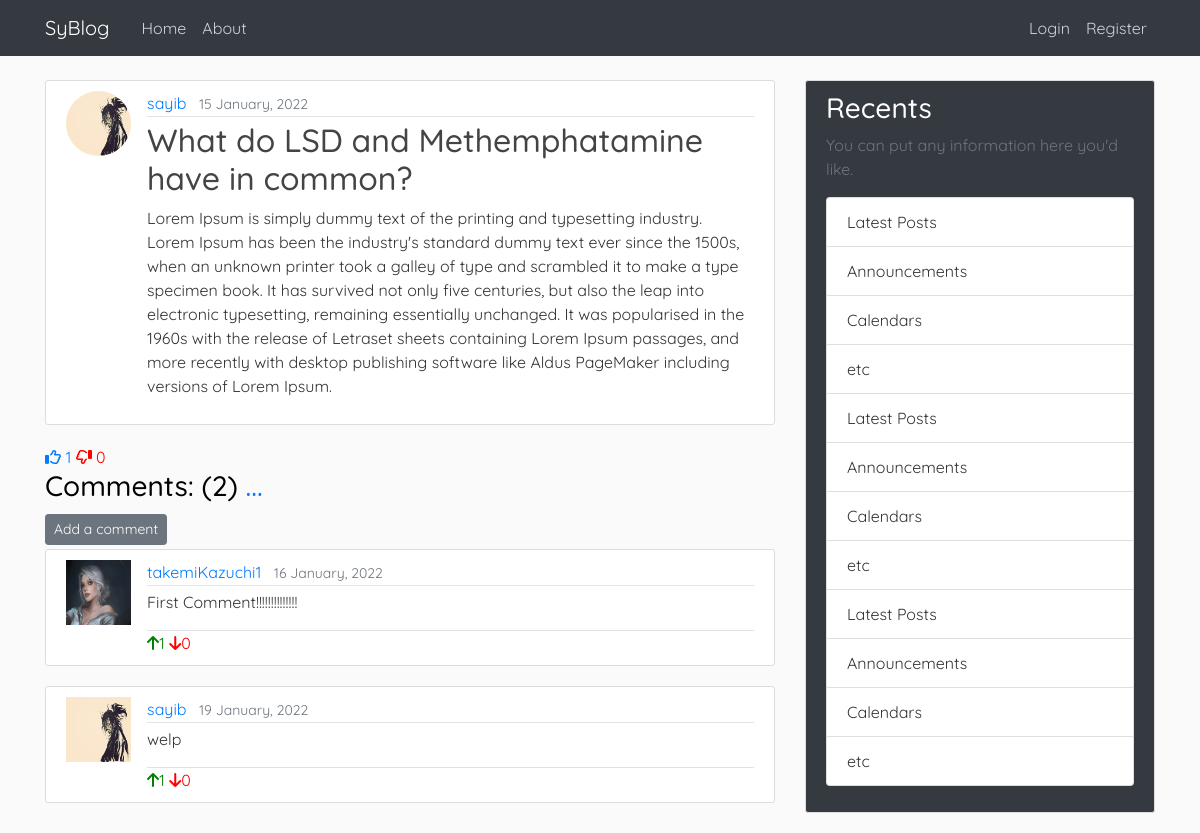
/post/2/, run on an earlier commit of the app's database.
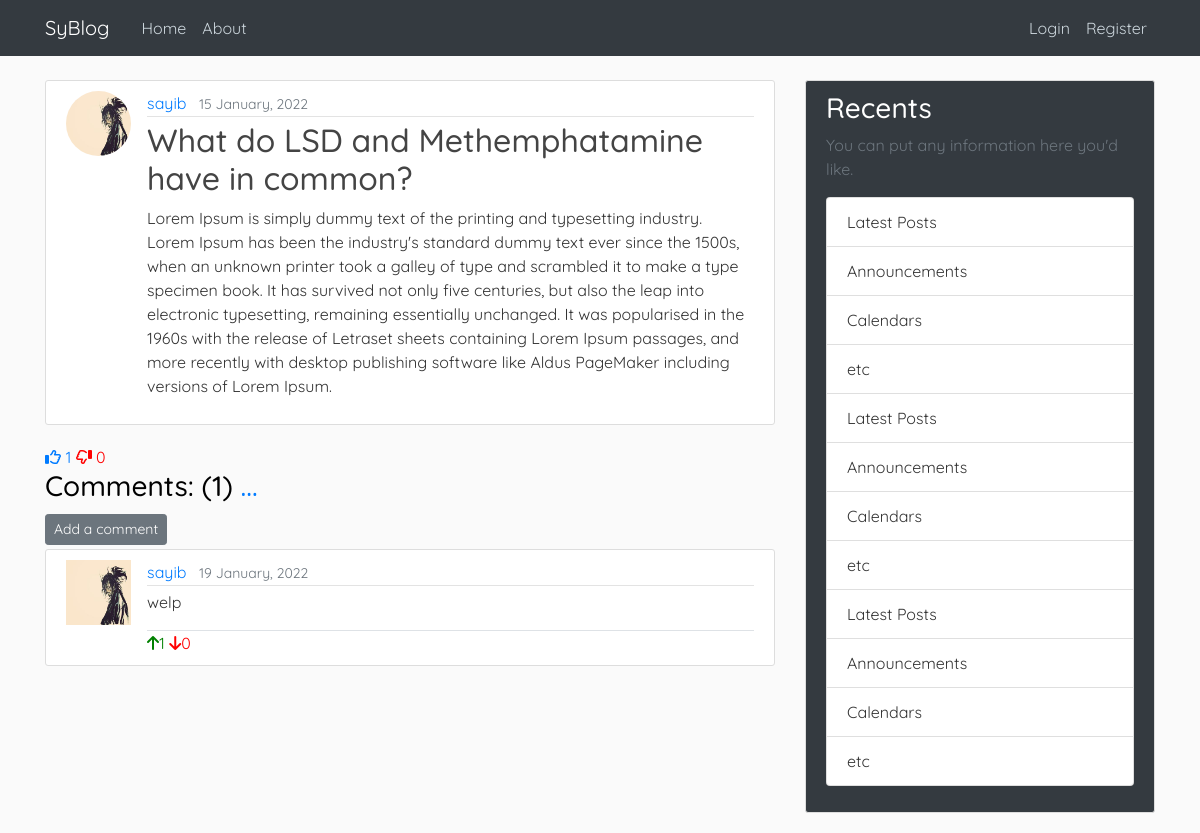
And on a later commit of the database.
### blog/models.py (models this page shows, shortened)
class Post(models.Model):
    title = models.CharField(max_length=100)
    content = models.TextField()
    date_posted = models.DateTimeField(default=timezone.now)
    author = models.ForeignKey(User, on_delete=models.CASCADE)
    likes = models.ManyToManyField(User, related_name="blog_likes")
    dislikes = models.ManyToManyField(User, related_name="blog_dislikes")
    def likes_count(self):
        return self.likes.count()
    def dislikes_count(self):
        return self.dislikes.count()

class Comment(models.Model):
    body = models.TextField()
    date_posted = models.DateTimeField(default=timezone.now)
    author = models.ForeignKey(User, on_delete=models.CASCADE, related_name="comments")
    post = models.ForeignKey(Post, on_delete=models.CASCADE, related_name="comments")
    likes = models.ManyToManyField(User, related_name="comment_likes")
    dislikes = models.ManyToManyField(User, related_name="comment_dislikes")
    def likes_count(self):
        return self.likes.count()
    def dislikes_count(self):
        return self.dislikes.count()

### users/models.py (models this page shows, shortened)
class Profile(models.Model):
    user = models.OneToOneField(User, on_delete=models.CASCADE)
    image = models.ImageField(default = "default.jpg", upload_to='profile_pics')

### blog/views.py (the view)
# urls.py: path('post/<int:pk>/', PostDetailView.as_view(), name="post-detail"),
class PostDetailView(DetailView):
    model = Post

### friend/context_processors.py (called while the page is built)
def requests_to_base(requests):
    receivers = dict(Counter([req.receiver for req in FriendRequest.objects.all()]))
    return {'receivers': receivers}

### blog/templates/blog/post_detail.html (shortened to what this page needs)
{% extends 'blog/base.html' %}
{% block content %}
    <article class="media content-section">
        <img src="{{ object.author.profile.image.url }}" class="rounded-circle article-img">
        <div class="media-body">
            <div class="article-metadata">
                <a href="#" class="mr-2">{{ object.author }}</a>
                <small class="text-muted">{{ object.date_posted|date:"d F, Y" }}</small>
            </div>
            <h2 class="article-title">{{ object.title }}</h2>
            <p class="article-content">{{ object.content }}</p>
        </div>
    </article>
    <a class="like-btn"  style="text-decoration:none" href="{% url 'post-like' post.id%}"><i class="fa-regular fa-thumbs-up"></i> {{object.likes_count}}</a>
    <a class="like-btn"  style="text-decoration:none; color:red" href="{% url 'post-dislike' post.id%}"><i class="fa-regular fa-thumbs-down fa-flip-horizontal"></i> {{object.dislikes_count}}</a>
    <h3>Comments: ({{object.comments.all.count}}) <a style="cursor:pointer; text-decoration: none" class="expand-comments">...</i></a></h3>
    <div class="comment-section">
        <a class = "btn btn-secondary btn-sm mt-1 mb-1" href="{% url 'add-comment' object.id%}">Add a comment</a>
            {% for comment in object.comments.all %}
                <article class="media content-section">
                <img class="rounded-circle-sm article-img" src="{{comment.author.profile.image.url}}" >
                    <div class="media-body">
                        <div class="article-metadata">
                            <a class="mr-2" href="{% url 'user_display' comment.author.id %}">{{ comment.author }}</a>
                            <small class="text-muted">{{ comment.date_posted|date:"d F, Y" }}</small>
                        </div>
                        <p class="article-content">{{ comment.body }}</p>
                        <div class="border-top">
                            <a class="like-btn"  style="text-decoration:none; color:green" href="{% url 'comment-like' comment.id%}"><i class="fa fa-arrow-up"></i>{{comment.likes_count}}</a>
                            <a class="like-btn"  style="text-decoration:none; color:red" href="{% url 'comment-dislike' comment.id%}"><i class="fa fa-arrow-down"></i>{{comment.dislikes_count}}</a>
                        </div>
                    </div>
                </article>
            {% endfor %}
    </div>
{% endblock content %}

What changed in the data, as far as the page shows it:
removed Comment: author.profile.image (placeholder picture), author "takemiKazuchi1", date_posted "16 January, 2022", body "First Comment!!!!!!!!!!!!!!", likes_count "1", dislikes_count "0"
computed for Post "What do LSD and Methemphatamine have in common?": comments.all.count "2" → "1"
